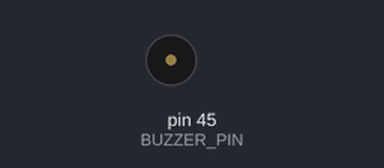
Recording of a sketch running on a simulated Arduino Mega 2560, built with avr-gcc and run on an emulated ATmega2560. On the bench: buzzer (waves = sounding).

Above: at 1.7 s.
At 6.12 s:
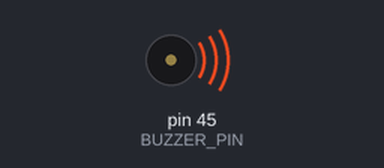
Timing chart, 0 to 7.2 s (numbered marks = the images above):
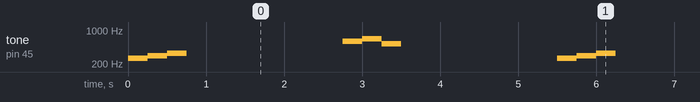

The sketch:

BuzzerMakeblock.ino
```cpp
/*! Testprogramm für den Buzzer mithilfe der Klasse MeBuzzer */
#include <MeAuriga.h>

#define BUZZER_PIN 45

MeBuzzer buzzer;

void setup()  {
  buzzer.setpin(BUZZER_PIN);
  buzzer.noTone();
}

void loop()  {
  buzzer.tone(262, 250);   //NOTE_C4
  buzzer.tone(294, 250);   //NOTE_D4
  buzzer.tone(330, 250);   //NOTE_E4
  delay(2000);

  buzzer.tone(587, 250);   //NOTE_D5
  buzzer.tone(659, 250);   //NOTE_E5
  buzzer.tone(523, 250);   //NOTE_C5
  delay(2000);
}
```

Measured:
- by itself, tone on pin 45 (BUZZER_PIN): repeats every 5.5 s: 294 Hz 0.25 s, 330 Hz 0.25 s, silent 2.0 s, 587 Hz 0.25 s, 659 Hz 0.25 s, 523 Hz 0.25 s, silent 2.0 s, 262 Hz 0.25 s
